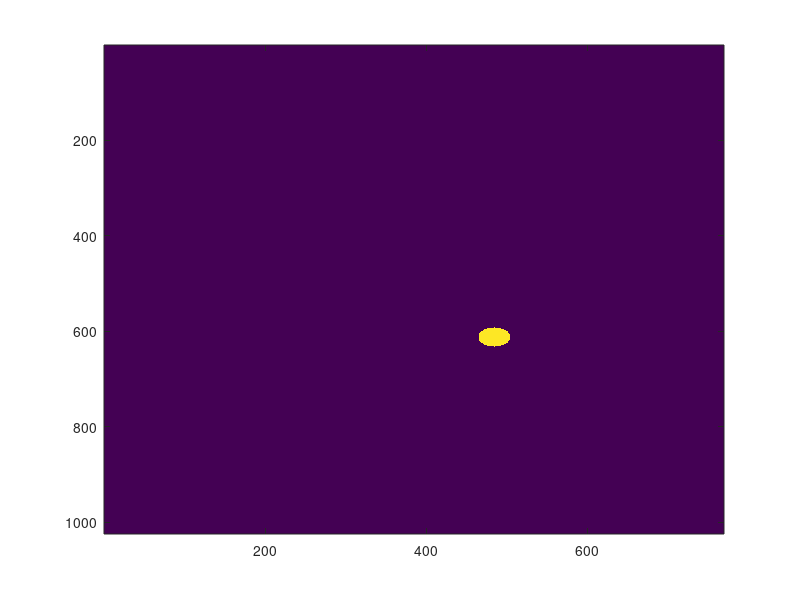

The MATLAB script that drew this image:
% original file name: RandomNoisePairedPulseOverSelectedDiams
% generate discs of different diameters in different positions


clear all; close all; clc;

%% parameters

TotalX = 1024;%X and Y of the DMD in pixels
TotalY = 768;

CenterX = TotalX/2;%Center of the stimulus
CenterY = TotalY/2;

PixelSizeInMicrons = 2.5;

LengthXInMicrons = 500;%Size of area covered by the sparse noise
LengthYInMicrons = 500;

FrameRate = 40;%Hz 
DurationON = 0.5;
DurationOFF = 0.5;
DurationBlackSpot = 1.5; %% vedi alla fine secondo quale stimolo decid di fare

BackgroundLum = 230; % 10% of the max

NbRepeats = 20;%How many times the stimulus is repeated

PossibleLums = [0 255]; %If you want several possible luminances

%% parameters: for spots of 100 um diam

Diam100 = 100;

NbPositionsX100 = 4;%Number of different positions for discs in X and Y
NbPositionsY100 = 4;

PossiblePosX100 = round(linspace(CenterX - 0.5*LengthXInMicrons/PixelSizeInMicrons,CenterX + 0.5*LengthXInMicrons/PixelSizeInMicrons,NbPositionsX100));
PossiblePosY100 = round(linspace(CenterY - 0.5*LengthYInMicrons/PixelSizeInMicrons,CenterY + 0.5*LengthYInMicrons/PixelSizeInMicrons,NbPositionsY100));


%% parameters: for spots of 300 um diam

Diam300 = 300;

NbPositionsX300 = 3;%Number of different positions for discs in X and Y
NbPositionsY300 = 3;

PossiblePosX300 = round(linspace(CenterX - 0.5*LengthXInMicrons/PixelSizeInMicrons,CenterX + 0.5*LengthXInMicrons/PixelSizeInMicrons,NbPositionsX300));
PossiblePosY300 = round(linspace(CenterY - 0.5*LengthYInMicrons/PixelSizeInMicrons,CenterY + 0.5*LengthYInMicrons/PixelSizeInMicrons,NbPositionsY300));

%% parameters: for spots of 300 um diam

Diam600 = 600;


NbPositionsX600 = 2;%Number of different positions for discs in X and Y
NbPositionsY600 = 2;

PossiblePosX600 = round(linspace(CenterX - 0.5*LengthXInMicrons/PixelSizeInMicrons,CenterX + 0.5*LengthXInMicrons/PixelSizeInMicrons,NbPositionsX600));
PossiblePosY600 = round(linspace(CenterY - 0.5*LengthYInMicrons/PixelSizeInMicrons,CenterY + 0.5*LengthYInMicrons/PixelSizeInMicrons,NbPositionsY600));

%% 
nbTotalFrames = (NbPositionsX100*NbPositionsY100+NbPositionsX300*NbPositionsY300+NbPositionsX600*NbPositionsY600)*length(PossibleLums)

TotalDuration = (NbPositionsX100*NbPositionsY100+NbPositionsX300*NbPositionsY300+NbPositionsX600*NbPositionsY600) ...
    * (DurationON+DurationBlackSpot+DurationON+DurationOFF)*NbRepeats
 
%% generate the frames and save in bin file

Xcoor = (1:TotalX)'*ones(1,TotalY);
Ycoor = ones(TotalX,1)*(1:TotalY);

nBit=8;



fid=fopen(['180704_PairedPulseBg_' int2str(BackgroundLum) '.bin'],'w','ieee-le'); %Ouverture du nouveau fichier BIN
StimData=int16([TotalX TotalY nbTotalFrames nBit]); %[screensizeX screensizeY nFrames 1]
fwrite(fid,StimData,'int16');

% Background frameis the number 0 in the bin
BackGrndFrame = BackgroundLum*ones(TotalX,TotalY);
BackGrndFrame = uint8(BackGrndFrame);
fwrite(fid,BackGrndFrame,'uint8');% Ecriture de la frame  

FrameCount = 1;

%for Diam100 --> idiam=1
for ilum=1:length(PossibleLums)
    for idiam=1
        for iCenterX=1:NbPositionsX100
            for iCenterY=1:NbPositionsY100
                FrameStart(ilum,idiam,iCenterX,iCenterY) = FrameCount;
                Xcenter = PossiblePosX100(iCenterX);
                Ycenter = PossiblePosY100(iCenterY);

                EqRadius2 = (Xcoor - Xcenter).^2 + (Ycoor - Ycenter).^2; 

                Frame = BackgroundLum*ones(size(EqRadius2));
                Frame(find(EqRadius2(:) <= (Diam100/(2*PixelSizeInMicrons))^2 )) = PossibleLums(ilum);
                imagesc(Frame);
                pause;
                Frame = uint8(Frame);

                fwrite(fid,Frame,'uint8');% Ecriture de la frame  

                FrameCount = FrameCount + 1;
                FrameId(ilum,idiam,iCenterX,iCenterY) = ilum*1000 +idiam*100+iCenterX*10+iCenterY;
            end
%             FrameEnd(ilum,idiam,iCenterX,iCenterY) = FrameCount - 1;
            
        end
    end
end

%for Diam300 --> idiam=2
for ilum=1:length(PossibleLums)
    for idiam=2
        for iCenterX=1:NbPositionsX300
            for iCenterY=1:NbPositionsY300
                FrameStart(ilum,idiam,iCenterX,iCenterY) = FrameCount;
                Xcenter = PossiblePosX300(iCenterX);
                Ycenter = PossiblePosY300(iCenterY);

                EqRadius2 = (Xcoor - Xcenter).^2 + (Ycoor - Ycenter).^2; 

                Frame = BackgroundLum*ones(size(EqRadius2));
                Frame(find(EqRadius2(:) <= (Diam300/(2*PixelSizeInMicrons))^2 )) = PossibleLums(ilum);
%                 imagesc(Frame);
%                 pause;
                Frame = uint8(Frame);

                fwrite(fid,Frame,'uint8');% Ecriture de la frame  

                FrameCount = FrameCount + 1;
                FrameId(ilum,idiam,iCenterX,iCenterY) = ilum*1000 +idiam*100+iCenterX*10+iCenterY;
            end
%             FrameEnd(ilum,idiam,iCenterX,iCenterY) = FrameCount - 1;
            
        end
    end
end


%for Diam600 --> idiam=3
for ilum=1:length(PossibleLums)
    for idiam=3
        for iCenterX=1:NbPositionsX600
            for iCenterY=1:NbPositionsY600
                FrameStart(ilum,idiam,iCenterX,iCenterY) = FrameCount;
                Xcenter = PossiblePosX600(iCenterX);
                Ycenter = PossiblePosY600(iCenterY);

                EqRadius2 = (Xcoor - Xcenter).^2 + (Ycoor - Ycenter).^2; 

                Frame = BackgroundLum*ones(size(EqRadius2));
                Frame(find(EqRadius2(:) <= (Diam600/(2*PixelSizeInMicrons))^2 )) = PossibleLums(ilum);
%                 imagesc(Frame);
%                 pause;
                Frame = uint8(Frame);

                fwrite(fid,Frame,'uint8');% Ecriture de la frame  

                FrameCount = FrameCount + 1;
                FrameId(ilum,idiam,iCenterX,iCenterY) = ilum*1000 +idiam*100+iCenterX*10+iCenterY;
            end
%             FrameEnd(ilum,idiam,iCenterX,iCenterY) = FrameCount - 1;
            
        end
    end
end

fclose(fid);

TotalFrameNb = FrameCount-1

%% generate and save the vec file


tab(1,:) = [0 TotalFrameNb 0 0 0]';
FrameCount = 1;

%stimulus = white spot, black spot, background
%StandardSeq = [ones(1,round(DurationON*FrameRate)) ones(1,round(DurationBlackSpot*FrameRate)) zeros(1,round(DurationOFF*FrameRate))]'; % calcola quante volte dvi stampare la riga per avere la stimolazione priettata per il tempo giusto al giusto framrate
StandardSeqWhite = [ones(1,round(DurationON*FrameRate))]';
StandardSeqBlack = [ones(1,round(DurationBlackSpot*FrameRate))]';
StandardSeqBckGrnd = [zeros(1,round(DurationOFF*FrameRate))]';

%controlla che il frame non sia zero e non sia lo spot nero prima di stamparlo
for irep=1:NbRepeats
    Stims = randperm(length(FrameId(:)));

    for istim=1:length(Stims)
        if FrameId(Stims(istim))>0 && FrameId(Stims(istim)) < 2000
            %Stims(istim)
            SeqWhite = FrameStart(Stims(istim))*StandardSeqWhite;
            tab(FrameCount+1:FrameCount+length(SeqWhite),2) = SeqWhite;
            tab(FrameCount+1:FrameCount+length(SeqWhite),5) = FrameId(Stims(istim));
            FrameCount = FrameCount+length(SeqWhite);
            
            %find the corresponding black disc frame
            BlackDiscIndx = find(FrameId(:) == FrameId(Stims(istim))+1000);
            SeqBlack = FrameStart(BlackDiscIndx)*StandardSeqBlack;
            tab(FrameCount+1:FrameCount+length(SeqBlack),2) = SeqBlack;
            tab(FrameCount+1:FrameCount+length(SeqBlack),5) = FrameId(BlackDiscIndx);
            FrameCount = FrameCount+length(SeqBlack);

            tab(FrameCount+1:FrameCount+length(SeqWhite),2) = SeqWhite;
            tab(FrameCount+1:FrameCount+length(SeqWhite),5) = FrameId(Stims(istim));
            FrameCount = FrameCount+length(SeqWhite);
            
            tab(FrameCount+1:FrameCount+length(StandardSeqBckGrnd),2) = StandardSeqBckGrnd;
            tab(FrameCount+1:FrameCount+length(StandardSeqBckGrnd),5) = StandardSeqBckGrnd;
            FrameCount = FrameCount+length(StandardSeqBckGrnd);
            
        end
    end

end

fid=fopen(['180704_PairedPulseBg_' int2str(BackgroundLum) '.vec'],'w');
for i=1:size(tab,1)
    fprintf(fid,'%g %g %g %g %g\n',tab(i,:));
end
fclose(fid);

%save(['PairedPulseBg_' int2str(BackgroundLum) '.mat'],'FrameId','FrameStart',...
%    'PixelSizeInMicrons','LengthXInMicrons','LengthYInMicrons',...
%    'FrameRate','DurationON','DurationOFF','','BackgroundLum','PossibleLums','-mat')


save(['180704_PairedPulseBg_' int2str(BackgroundLum) '.mat'])